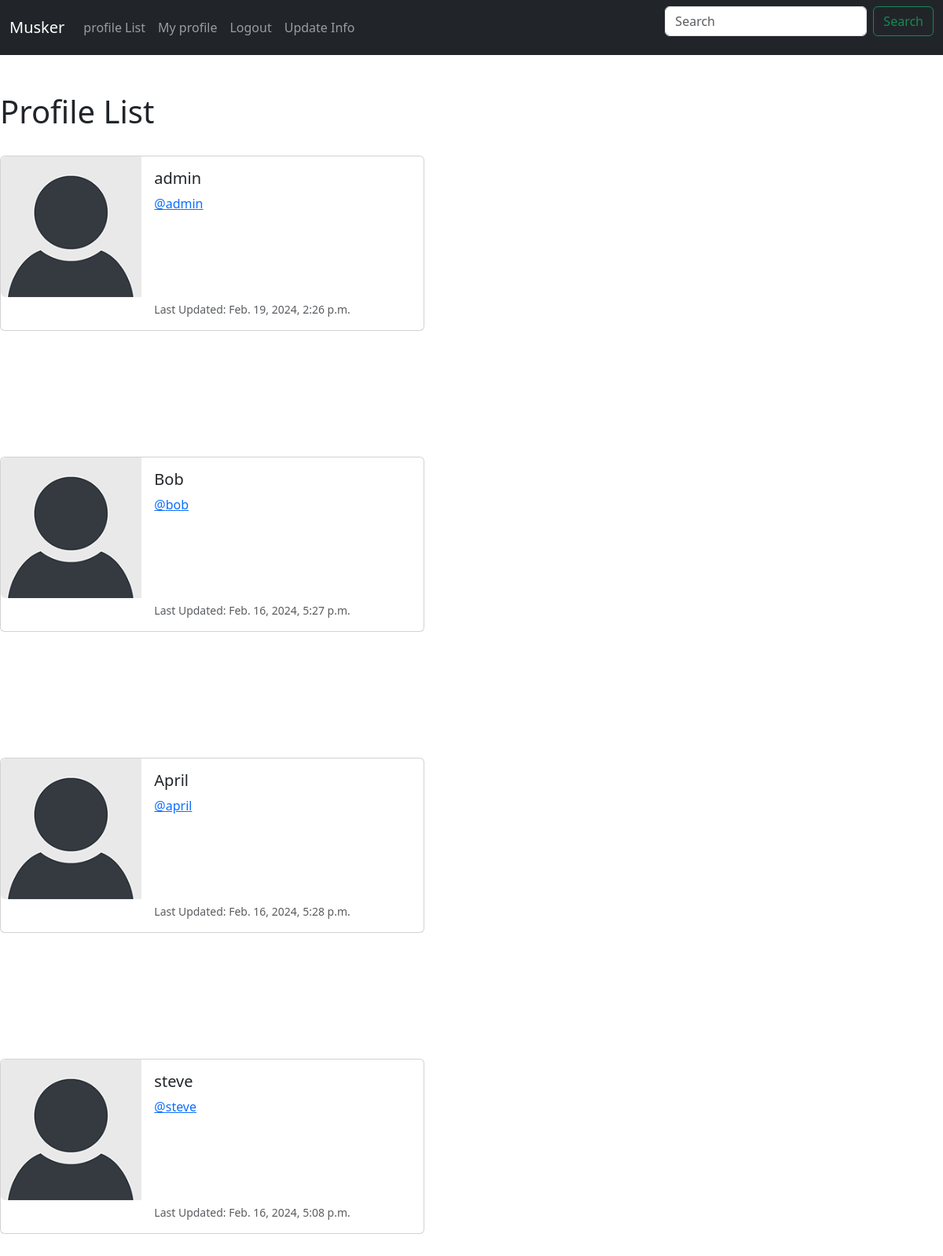
Screenshot of /profile_list/ (signed in) with the database file from the repository.
### muskerapp/models.py (models this page shows, shortened)
class Profile(models.Model):
    user = models.OneToOneField(User, on_delete=models.CASCADE)
    Follows=models.ManyToManyField("self",
                                   related_name="followed_by",
                                   symmetrical=False,
                                   blank=True,
                                   )
    date_modified=models.DateTimeField(User,auto_now=True)
    profile_image=models.ImageField(null=True, blank=True,upload_to="images/")

### muskerapp/views.py (the view)
# urls.py: path('profile_list/',profile_list,name="profile_list"),
def profile_list(request):
    if request.user.is_authenticated:
        profiles=Profile.objects.exclude(user=request.user)
        return render(request,'profile_list.html',{'profiles':profiles})
    else:
        messages.success(request,("you must be logged in"))
        return redirect('home')

### muskerapp/templates/profile_list.html
{% extends "base.html" %}
{% load static %}
{%block content%}
<h1>Profile List</h1>
<br/>
{%if profiles%}
    {%for profile in profiles%}
    <div class="card mb-3" style="max-width: 540px;">
        <div class="row g-0">
          <div class="col-md-4">
            <img src="{% static 'images/default_profile_pic.png' %}" class="img-fluid rounded-start" alt="...">
          </div>
          <div class="col-md-8">
            <div class="card-body">
              <h5 class="card-title">{{profile.user.username}}</h5>
              <p class="card-text"><a href="{% url 'profile' profile.user.id %}">@{{profile.user.username |lower}}</a></p>
              <br/><br/>
              <br/><br/>
              <p class="card-text"><small class="text-body-secondary">Last Updated: {{profile.date_modified}}</small></p>
            </div>
          </div>
        </div>
      </div>
      <br/><br/>
      <br/><br/>
      <br/><br/>
    {% endfor %}
{% endif %}
{%endblock%}

### rows the page displays
Profile: user.username "admin", date_modified "Feb. 19, 2024, 2:26 p.m."
Profile: user.username "Bob", user.username "bob", date_modified "Feb. 16, 2024, 5:27 p.m."
Profile: user.username "April", user.username "april", date_modified "Feb. 16, 2024, 5:28 p.m."
Profile: user.username "steve", date_modified "Feb. 16, 2024, 5:08 p.m."
